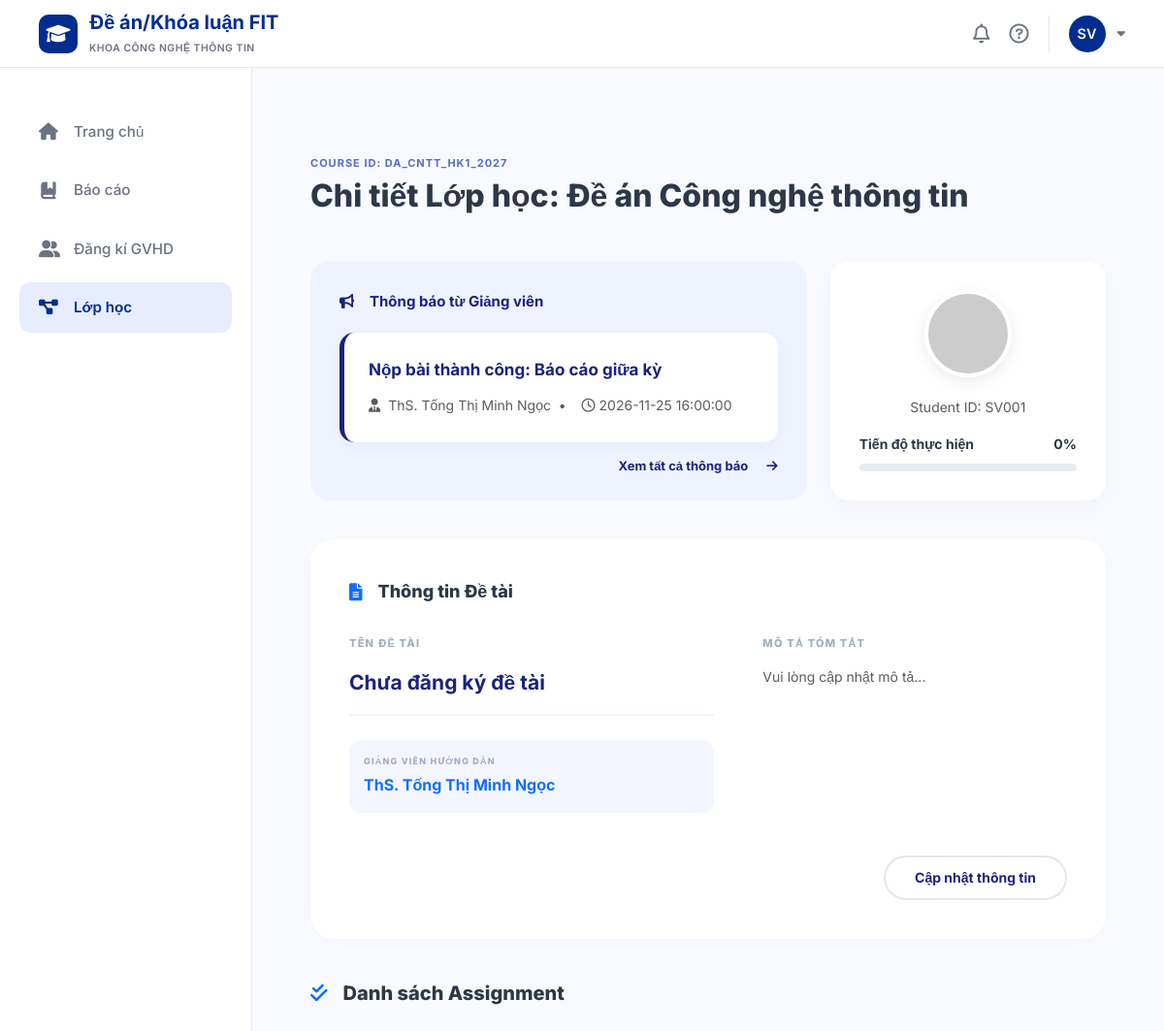
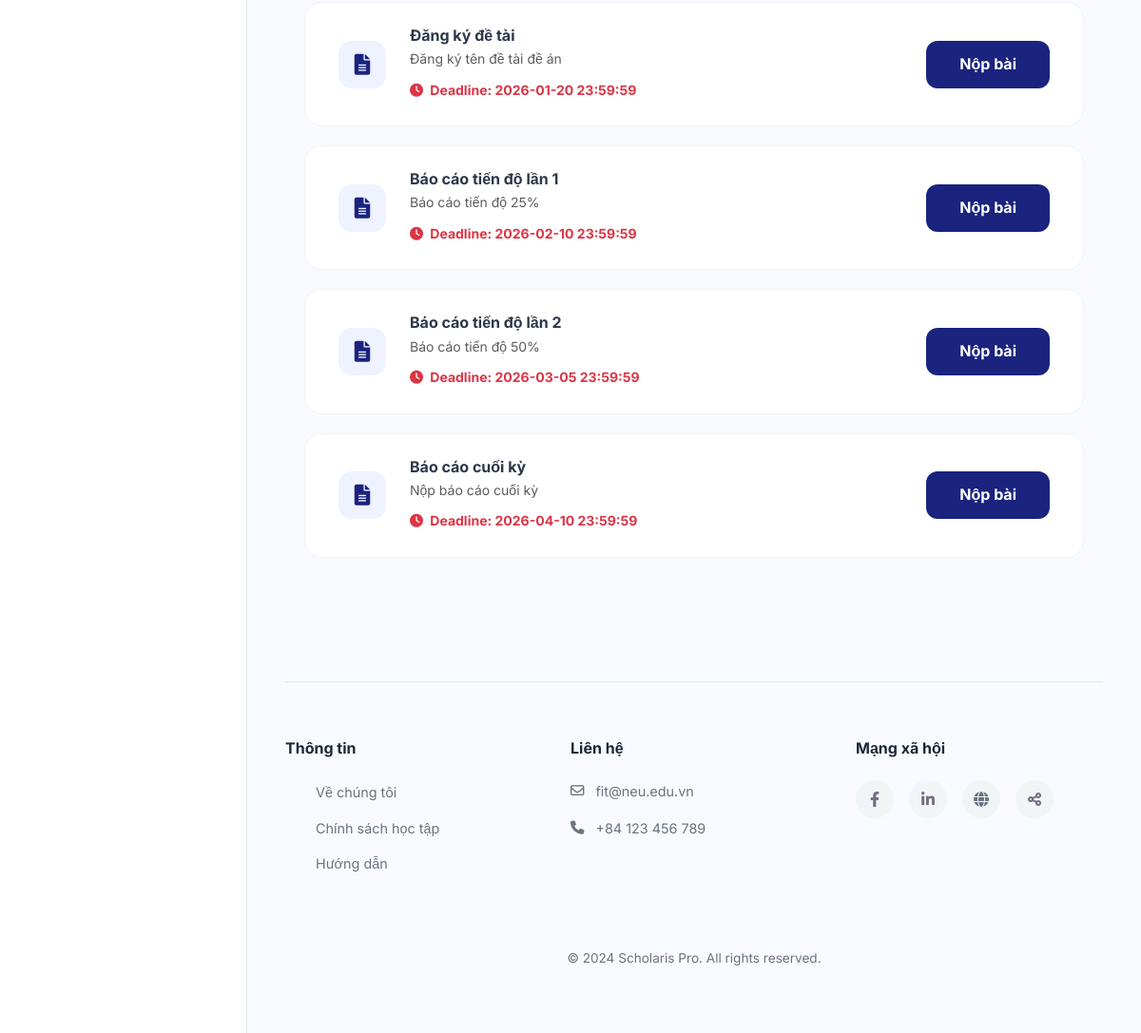
Page /project-detail/49 (signed in) on the committed database (2 pictures, top to bottom).
### tables this page shows
CREATE TABLE classes (
    id INTEGER PRIMARY KEY AUTOINCREMENT,
    class_code VARCHAR(50) NOT NULL UNIQUE,
    class_name VARCHAR(100) NOT NULL,
    course_id INTEGER NOT NULL,
    lecturer_id INTEGER NOT NULL,
    semester_id INTEGER NOT NULL,
    status VARCHAR(20) DEFAULT 'active' CHECK (status IN ('active', 'completed')),
    FOREIGN KEY (course_id) REFERENCES courses(id),
    FOREIGN KEY (lecturer_id) REFERENCES lecturers(id),
    FOREIGN KEY (semester_id) REFERENCES semesters(id)
);

CREATE TABLE notifications (
    id INTEGER PRIMARY KEY AUTOINCREMENT,
    user_id INTEGER NOT NULL,
    title VARCHAR(200) NOT NULL,
    content TEXT,
    related_id INTEGER,
    is_read INTEGER DEFAULT 0,
    created_at DATETIME DEFAULT CURRENT_TIMESTAMP,
    FOREIGN KEY (user_id) REFERENCES users(id) ON DELETE CASCADE
);

CREATE TABLE users (
    id INTEGER PRIMARY KEY AUTOINCREMENT,
    email VARCHAR(100) NOT NULL UNIQUE,
    password VARCHAR(255) NOT NULL,
    full_name VARCHAR(100) NOT NULL,
    role VARCHAR(20) NOT NULL CHECK (role IN ('student', 'lecturer')),
    phone VARCHAR(20),
    created_at DATETIME DEFAULT CURRENT_TIMESTAMP
);

CREATE TABLE students (
    id INTEGER PRIMARY KEY AUTOINCREMENT,
    user_id INTEGER NOT NULL UNIQUE,
    student_code VARCHAR(20) NOT NULL UNIQUE,
    class_name VARCHAR(50),
    major VARCHAR(100),
    FOREIGN KEY (user_id) REFERENCES users(id) ON DELETE CASCADE
);

CREATE TABLE assignments (
    id INTEGER PRIMARY KEY AUTOINCREMENT,
    class_id INTEGER NOT NULL,
    title VARCHAR(200) NOT NULL,
    description TEXT,
    deadline DATETIME NOT NULL,
    max_file_size INTEGER DEFAULT 10,
    allowed_file_types VARCHAR(200),
    created_at DATETIME DEFAULT CURRENT_TIMESTAMP, is_overdue,
    FOREIGN KEY (class_id) REFERENCES classes(id) ON DELETE CASCADE
);

### app/student/myprojects/routes.py (the view)
@myprojects_bp.route('/project-detail/<int:id>')
def project_detail(id):
    user_id = session.get('user_id') or 1
    conn = get_db()
    conn.row_factory = lambda cursor, row: dict(zip([column[0] for column in cursor.description], row))
    cur = conn.cursor()
    cur.execute("""
        SELECT c.id, c.class_code, c.class_name, u.full_name AS lecturer_name,
               s.id AS student_pk, s.student_code
        FROM classes c
        JOIN lecturers l ON c.lecturer_id = l.id
        JOIN users u ON l.user_id = u.id
        JOIN class_students cs ON c.id = cs.class_id
        JOIN students s ON cs.student_id = s.id
        WHERE c.id = ? AND s.user_id = ?
    """, (id, user_id))
    class_info = cur.fetchone()
    cur.execute("""
        SELECT
            (SELECT COUNT(*) FROM assignments WHERE class_id = ?) as total,
            (SELECT COUNT(*) FROM submissions WHERE student_id = ? AND assignment_id IN
                (SELECT id FROM assignments WHERE class_id = ?)) as completed
    """, (id, class_info['student_pk'], id))
    counts = cur.fetchone()
    progress = int((counts['completed'] / counts['total'] * 100)) if counts['total'] > 0 else 0
    cur.execute("SELECT title, description FROM topics WHERE class_id = ? AND student_id = ?",
               (id, class_info['student_pk']))
    topic = cur.fetchone()
    cur.execute("""
        SELECT title, content, created_at
        FROM notifications
        WHERE user_id = ? OR related_id = ?
        ORDER BY created_at DESC LIMIT 1
    """, (user_id, id))
    latest_notification = cur.fetchone()
    cur.execute("""
        SELECT a.id, a.title, a.description, a.deadline,
               sub.submitted_at, sub.file_url, sub.is_late, cs.grade
        FROM assignments a
        LEFT JOIN submissions sub ON a.id = sub.assignment_id AND sub.student_id = ?
        LEFT JOIN class_students cs ON a.class_id = cs.class_id AND cs.student_id = ?
        WHERE a.class_id = ?
        ORDER BY a.deadline ASC
    """, (class_info['student_pk'], class_info['student_pk'], id))
    assignments = cur.fetchall()
    return render_template('student/project_detail.html',
                           class_info=class_info, topic=topic,
                           latest_notification=latest_notification,
                           assignments=assignments, progress=progress)

### templates/student/project_detail.html (shortened to what this page needs)
{% extends "student/base.html" %}
{% block content %}
<link rel="stylesheet" href="https://cdnjs.cloudflare.com/ajax/libs/font-awesome/6.0.0/css/all.min.css">
<div class="main-container">
    <div class="mb-5">
        <div class="course-id-label">COURSE ID: {{ class_info.class_code }} </div>
        <h1 class="page-title">Chi tiết Lớp học: {{ class_info.class_name }} </h1>
    </div>
    <div class="top-grid">
        <div class="announcement-card">
            <div class="announcement-header"><i class="fas fa-bullhorn me-3"></i> Thông báo từ Giảng viên</div>
            {% if latest_notification %}
            <div class="announcement-content">
                <div class="announcement-title">{{ latest_notification.title }}</div>
                <small class="text-muted">
                    <i class="fas fa-user-tie me-2"></i>{{ class_info.lecturer_name }}  &nbsp;•&nbsp;
                    <i class="far fa-clock ms-2 me-1"></i>{{ latest_notification.created_at }}
                </small>
            </div>
            {% endif %}
            <a href="#" class="btn-view-all mb-10">Xem tất cả thông báo <i class="fas fa-arrow-right ms-3"></i></a>
        </div>
        <div class="profile-card">
            <div class="avatar-circle">
                <img src="https://ui-avatars.com/api/?name={{ session.user_full_name }}&background=EBF4FF&color=1A237E" style="width:100%">
            </div>
            <small class="text-muted d-block mb-3">Student ID: {{ class_info.student_code }}</small>
            <div class="progress-label d-flex justify-content-between mb-2">
                <span class="fw-bold small">Tiến độ thực hiện</span>
                <span class="fw-bold small">{{ progress }}%</span>
            </div>
            <div class="progress" style="height: 8px; border-radius: 10px;">
            </div>
        </div>
    </div>
<div class="topic-card">
    <div class="topic-header">
        <i class="fas fa-file-alt me-3 text-primary"></i> Thông tin Đề tài
    </div>
    <div class="topic-grid">
        <div>
            <span class="label-caps">Tên đề tài</span>
            <div class="topic-title-box">
                {{ topic.title if topic else "Chưa đăng ký đề tài" }}
            </div>
            <div class="supervisor-tag">
                <span class="label-caps" style="margin-bottom: 5px; font-size: 9px;">Giảng viên hướng dẫn</span>
                <div class="fw-bold text-primary">
                    {{ class_info.lecturer_name }}
                </div>
            </div>
        </div>
        <div>
            <span class="label-caps">Mô tả tóm tắt</span>
            <p class="text-muted small" style="text-align: justify;">
                {{ topic.description if topic else "Vui lòng cập nhật mô tả..." }}
            </p>
        </div>
    </div>
    <div class="text-end mt-4">
    <button class="btn-outline-pill" data-bs-toggle="modal" data-bs-target="#topicModal">
        Cập nhật thông tin
    </button>
</div>
</div>
    <div class="section-subtitle"><i class="fas fa-check-double me-3 text-primary"></i> Danh sách Assignment</div>
    {% for ass in assignments %}
    <div class="assignment-item {% if ass.submitted_at %}completed{% elif ass.is_late %}overdue{% endif %}">
        <div class="d-flex align-items-center">
            <div class="icon-box {% if ass.submitted_at %}icon-completed{% else %}icon-pending{% endif %}">
                <i class="fas {% if ass.submitted_at %}fa-check{% else %}fa-file-alt{% endif %}"></i>
            </div>
            <div>
                <h6 class="fw-bold mb-1">{{ ass.title }} </h6>
                <p class="text-muted small mb-2">{{ ass.description | truncate(100) }} </p>
                {% if ass.submitted_at %}
                <div class="d-flex align-items-center">
                    <span class="badge bg-light text-dark px-3 py-1 fw-bold" style="font-size: 10px; border-radius: 5px;">Graded: {{ ass.grade if ass.grade else 'N/A' }}/10 </span>
                    <small class="ms-3 text-muted"><i class="far fa-calendar-alt me-1"></i> {{ ass.submitted_at }} </small>
                </div>
                {% else %}
                <small class="text-danger fw-bold"><i class="fas fa-clock me-1"></i> Deadline: {{ ass.deadline }} </small>
                {% endif %}
            </div>
        </div>
    <div class="text-end ms-4">
            {% if ass.submitted_at %}
                <div class="d-flex flex-column align-items-end">
                    <span class="status-pill pill-green mb-2">Hoàn thành</span>
                    <a href="{{ url_for('myprojects.submit_assignment', assignment_id=ass.id) }}" class="text-decoration-none small fw-bold" style="color: var(--primary-navy);">
                        Xem chi tiết <i class="fas fa-arrow-right ms-1"></i>
                    </a>
                </div>
            {% elif ass.is_late %}
                <div class="text-danger fw-bold small mb-2">Quá hạn </div>
                <a href="#" class="text-danger small text-decoration-none fw-bold">Yêu cầu gia hạn</a>
            {% else %}
                <a href="{{ url_for('myprojects.submit_assignment', assignment_id=ass.id) }}" class="btn-navy-pill text-decoration-none d-inline-block">
                    Nộp bài
                </a>
            {% endif %}
        </div>
    </div>
    {% endfor %}
</div>
{% endblock %}

### templates/student/base.html (shortened to what this page needs)
<!DOCTYPE html>
<html lang="vi">
<head>
    <link rel="stylesheet" href="https://cdnjs.cloudflare.com/ajax/libs/font-awesome/6.5.0/css/all.min.css">
    <link href="https://cdn.jsdelivr.net/npm/bootstrap@5.3.0/dist/css/bootstrap.min.css" rel="stylesheet">
</head>
<body>
    <header class="header">
        <div class="logo-section">
            <div class="logo-icon">
                <i class="fa-solid fa-graduation-cap"></i>
            </div>
            <div class="logo-text">
                <h1>Đề án/Khóa luận FIT</h1>
                <span>Khoa Công nghệ thông tin</span>
            </div>
        </div>
        <div class="header-actions">
            <i class="fa-regular fa-bell action-icon"></i>
            <i class="fa-regular fa-circle-question action-icon"></i>
            <div class="dropdown">
                <div class="user-dropdown-toggle" id="userDropdown" data-bs-toggle="dropdown" aria-expanded="false">
                    {% if session.get('user_id') %}
                    <div class="avatar">
                        {% if session.get('role') == 'lecturer' %}
                        GV
                        {% else %}
                        {{ session.get('user_full_name')[:2].upper() if session.get('user_full_name') else 'SV' }}
                        {% endif %}
                    </div>
                    {% else %}
                    <div class="avatar"><i class="fa-solid fa-user"></i></div>
                    {% endif %}
                </div>
            </div>
        </div>
    </header>
    <div class="layout-wrapper">
        <aside class="sidebar">
            <ul class="nav-menu">
                <li class="nav-item">
                    <a href="/" class="nav-link {% if request.path == '/' %}active{% endif %}">
                        <i class="fa-solid fa-house"></i>
                        <span>Trang chủ</span>
                    </a>
                </li>
                <li class="nav-item">
                    <a href="/theses-projects" class="nav-link {% if 'theses' in request.path %}active{% endif %}">
                        <i class="fa-solid fa-book-bookmark"></i>
                        <span>Báo cáo</span>
                    </a>
                </li>
                <li class="nav-item">
                    <a href="/registration" class="nav-link {% if 'registration' in request.path %}active{% endif %}">
                        <i class="fa-solid fa-user-group"></i>
                        <span>Đăng kí GVHD</span>
                    </a>
                </li>
                <li class="nav-item">
                    <a href="/my-projects"
                        class="nav-link {% if 'my-projects' in request.path or 'project-detail' in request.path or 'assignment' in request.path %}active{% endif %}">
                        <i class="fa-solid fa-diagram-project"></i>
                        <span>Lớp học</span>
                    </a>
                </li>
            </ul>
        </aside>
        <main class="main-content">
            <div class="content-area">
                {% block content %}
                {% endblock %}
            </div>
            <footer class="footer">
                <div class="footer-grid">
                    <div class="footer-col">
                        <h4>Thông tin</h4>
                        <ul class="footer-links">
                            <li class="footer-link"><a href="#">Về chúng tôi</a></li>
                            <li class="footer-link"><a href="#">Chính sách học tập</a></li>
                            <li class="footer-link"><a href="#">Hướng dẫn</a></li>
                        </ul>
                    </div>
                    <div class="footer-col">
                        <h4>Liên hệ</h4>
                        <div class="contact-info">
                            <i class="fa-regular fa-envelope"></i>
                            fit@neu.edu.vn
                        </div>
                        <div class="contact-info">
                            <i class="fa-solid fa-phone"></i>
                            +84 123 456 789
                        </div>
                    </div>
                    <div class="footer-col">
                        <h4>Mạng xã hội</h4>
                        <div class="social-icons">
                            <a href="#" class="social-icon"><i class="fa-brands fa-facebook-f"></i></a>
                            <a href="#" class="social-icon"><i class="fa-brands fa-linkedin-in"></i></a>
                            <a href="#" class="social-icon"><i class="fa-solid fa-globe"></i></a>
                            <a href="#" class="social-icon"><i class="fa-solid fa-share-nodes"></i></a>
                        </div>
                    </div>
                </div>
                <div class="copyright">
                    &copy; 2024 Scholaris Pro. All rights reserved.
                </div>
            </footer>
        </main>
    </div>
</body>
</html>

### rows in the picture
classes: class_code "DA_CNTT_HK1_2027", class_name "Đề án Công nghệ thông tin"
notifications: title "Nộp bài thành công: Báo cáo giữa kỳ", created_at "2026-11-25 16:00:00"
users: lecturer_name "ThS. Tống Thị Minh Ngọc"
students: student_code "SV001"
assignments: title "Đăng ký đề tài", description "Đăng ký tên đề tài đề án", deadline "2026-01-20 23:59:59"
assignments: title "Báo cáo tiến độ lần 1", description "Báo cáo tiến độ 25%", deadline "2026-02-10 23:59:59"
assignments: title "Báo cáo tiến độ lần 2", description "Báo cáo tiến độ 50%", deadline "2026-03-05 23:59:59"
assignments: title "Báo cáo cuối kỳ", description "Nộp báo cáo cuối kỳ", deadline "2026-04-10 23:59:59"

### other values in the picture
{{ progress }} "0"
{{ topic.title if topic else "Chưa đăng ký đề tài" }} "Chưa đăng ký đề tài"
{{ topic.description if topic else "Vui lòng cập nhật mô tả..." }} "Vui lòng cập nhật mô tả..."
